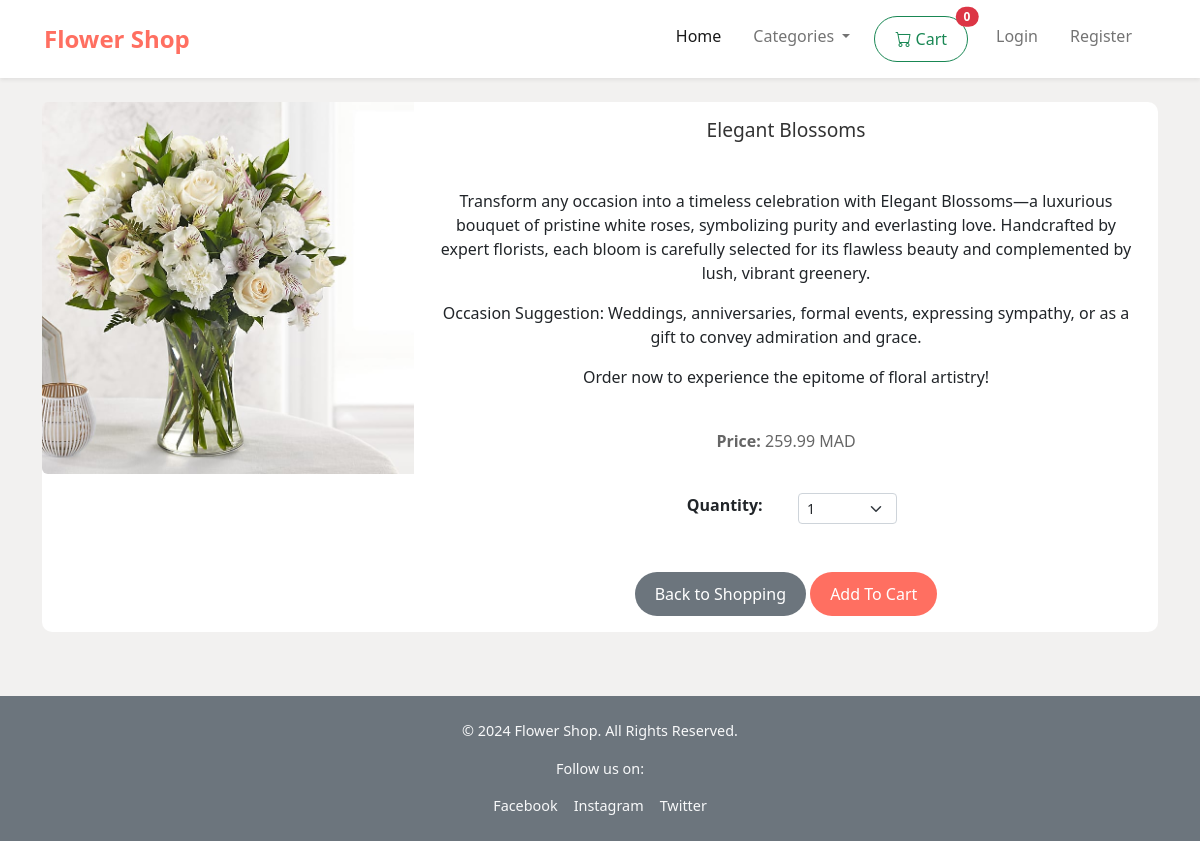
Page /product/1 on the committed database.
### store/models.py (models this page shows, shortened)
class Product(models.Model):
	name = models.CharField(max_length=100)
	price = models.DecimalField(default=0, decimal_places=2, max_digits=6)
	category = models.ForeignKey(Category, on_delete=models.CASCADE, default=1)
	description = models.TextField(default='', blank=True, null=True)
	image = models.ImageField(upload_to='uploads/product/')
	is_sale = models.BooleanField(default=False)
	sale_price = models.DecimalField(default=0, decimal_places=2, max_digits=6)

### store/views.py (the view)
# urls.py: path('product/<int:pk>', views.product, name='product'),
def product(request,pk):
	product = Product.objects.get(id=pk)
	return render(request, 'product.html', {'product':product})

### cart/cart.py (called while the page is built)
	def __len__(self):
		return len(self.cart)

### cart/context_processors.py (called while the page is built)
def cart(request):
	return {'cart': Cart(request)}

### store/context_processors.py (called while the page is built)
def categories(request):
    categories = Category.objects.all()
    return {'categories': categories}

### store/templates/product.html (shortened to what this page needs)
{% extends 'base.html' %}
{% load static %}
{% block content %}
<div class="container">
    <br/>
    <div class="card mb-3">
        <div class="row g-0">
            <div class="col-md-4">
                <img src="{{ product.image }}" class="img-fluid rounded-start" alt="{{ product.name }}">
            </div>
            <div class="col-md-8">
                <div class="card-body">
                    <center>
                        <h1 class="card-title">{{ product.name }}</h1>
                        <br/>
                        <p class="card-text justified">{{ product.description|linebreaks }}</p>
                        <br/>
                        <p class="card-text"><strong>Price:</strong> {{ product.price }} MAD</p>
                        <br/>
                        <div class="row justify-content-center">
                            <div class="col-md-2"><strong>Quantity:</strong></div>
                            <div class="col-md-2">
                                <select class="form-select form-select-sm" id="qty-cart">
                                    <option value="1">1</option>
                                </select>
                            </div>
                        </div>
                        <br/><br/>
                        <a href="{% url 'home' %}" class="btn btn-secondary">Back to Shopping</a>
                        <button type="button" value="{{ product.id }}" class="btn btn-secondary" style="background-color: #ff6f61;" id="add-cart">Add To Cart</button>
                    </center>
                </div>
            </div>
        </div>
    </div>
</div>
<br/><br/>
{% endblock %}

### store/templates/base.html (style rules this page uses)
html, body { height: 100%; margin: 0; }

### rows in the picture
Product: image (picture), name "Elegant Blossoms", description "Transform any occasion into a timeless celebration with Elegant Blossoms—a luxurious bouquet of pristine white roses, symbolizing purity and everlasting love. Handcrafted by expert florists, each bloom is carefully selected for its flawless beauty and complemented by lush, vibrant greenery. Occasion Suggestion: Weddings, anniversaries, formal events, expressing sympathy, or as a gift to convey admiration and grace. Order now to experience the epitome of floral artistry!", price "259.99"

### other values in the picture
{{ cart|length }} "0"
